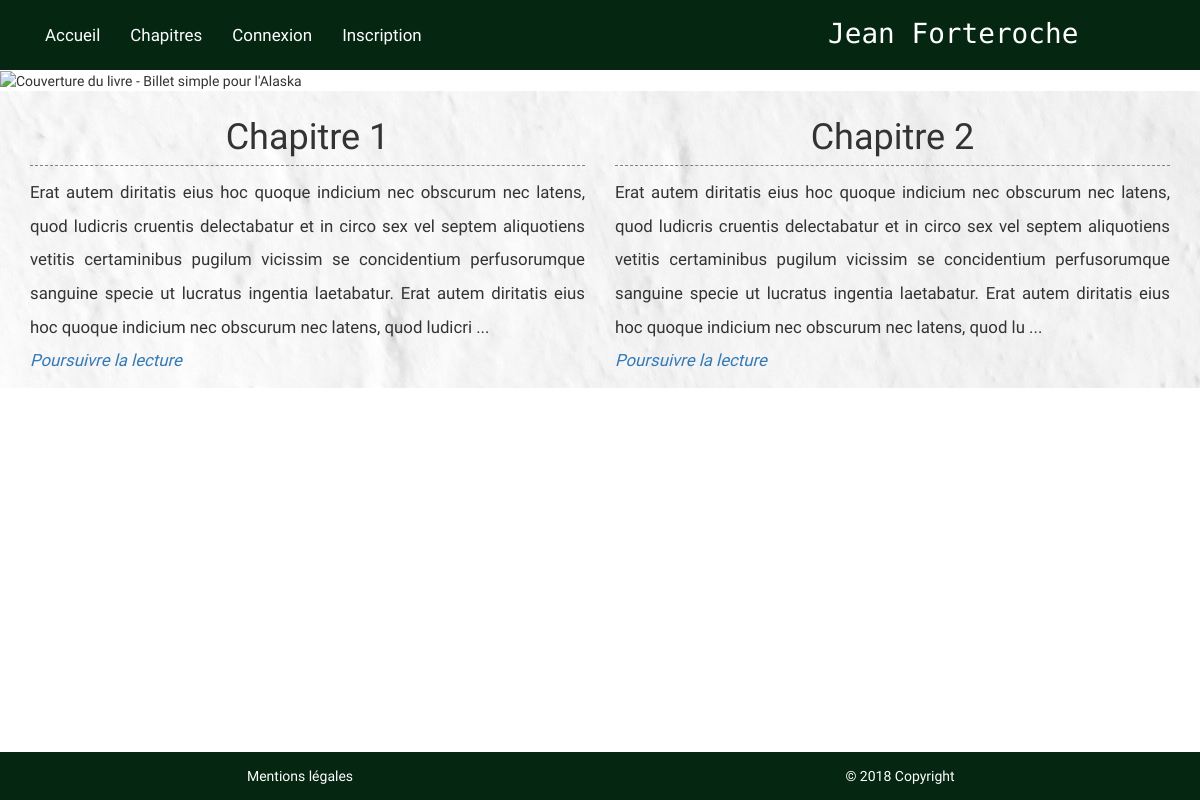
The page / on the database its author committed.
### tables this page shows
CREATE TABLE `articles` (
  `id` int(11) NOT NULL,
  `title` varchar(255) NOT NULL,
  `content` text NOT NULL
);

### controller/PostController.php (called while the page is built, shortened)
<?php
require_once('model/PostManager.php');
class PostController extends Controller {
    private $postManager;
    public function __construct() {
        $this->postManager = new PostManager();
    }
    public function index() {
        $posts = $this->postManager->getPosts();
        $view = new View('Home');
        $view->generate(array('posts' => $posts));
    }
}

### Framework/Router.php (called while the page is built, shortened)
<?php
class Router {
    public function requestRouter() {
        try {
            $request = new Request(array_merge($_GET, $_POST));
            $controller = $this->createController($request);
            $action = $this->createAction($request);
            $controller->executeAction($action);
        }
        catch (Exception $e) {
            $this->manageError($e);
        }
    }
    private function createController(Request $request) {
        $controller = "Post";
        $classController = $controller . "Controller";
        $fileController = "controller/" . $classController . ".php";
        if (file_exists($fileController)) {
            $controller = new $classController();
            $controller->setRequest($request);
            return $controller;
        }
        else
            throw new Exception("Fichier '$fileController' introuvable");
    }
    private function createAction(Request $request) {
        $action = "index";
        return $action;
    }
}

### index.php (called while the page is built, shortened)
<?php
require('Framework/Router.php');
$router = new Router ();
$router->requestRouter();

### Framework/Manager.php (called while the page is built, shortened)
<?php
abstract class Manager {
    private $db;
    protected function executeARequest($sql, $params = null) {
        if ($params == null) {
            $result = $this->getDb()->query($sql);
        } else {
            $result = $this->getDb()->prepare($sql);
            $result->execute($params);
        }
        return $result;
    }
    public function getDb() {
        if ($this->db == null) {
            $this->db = new PDO('mysql:host=localhost;dbname=blog;charset=utf8', 'root', '');
        }
        return $this->db;
    }
}

### model/PostManager.php (called while the page is built, shortened)
<?php
require_once("Framework/Manager.php");
require_once("model/entities/Post.php");
class PostManager extends Manager
{
    public function getPosts($start = 0, $articlesPerPage = 2)
    {
        $results = $this->executeARequest('SELECT id, title, content FROM articles LIMIT ' .$articlesPerPage. ' OFFSET ' .$start);
        $posts = [];
        foreach ($results as $element){
            $post = new Post($element);
            $posts[] = $post;
        }
        return $posts;
    }
}

### model/entities/Post.php (called while the page is built, shortened)
<?php
class Post{
    private $id, $title, $content ;
    public function hydrate(array $data)
    {
        foreach ($data as $key => $value)
        {
            $method = 'set'.ucfirst($key);
        }
    }
    public function getId()
    {
        return $this->id;
    }
    public function setId($id)
    {
        $this->id = $id;
    }
    public function getTitle()
    {
        return $this->title;
    }
    public function setTitle($title)
    {
        $this->title = htmlspecialchars($title);
    }
    public function getContent()
    {
        return $this->content;
    }
    public function setContent($content)
    {
        $this->content = htmlspecialchars($content);
    }
}

### view/HomeView.php (the view, shortened to what this page needs)
<img id="img" src="./public/images/img.jpg" alt="Couverture du livre - Billet simple pour l'Alaska"/>
<div class="homeView container-fluid">
    <div class="container">
        <div class="row">
            <?php
            foreach($posts as $key => $post)
            if ($key < 2)
                { ?>
                    <article class="col-xs-12 col-sm-12 col-md-6 col-lg-6">
                    <h1 id= "titleArticleHomeView"> <?= $post->getTitle(); ?> </h1>
                    <p><?= substr($post->getContent(), 0, 350) . " ...";?>
                    <br/>
                    <em><a href="index.php?action=post&id=<?= $post->getId() ?>">Poursuivre la lecture</a></em></p>
                    </article>
                <?php } ?>
        </div>
    </div>
</div>

### public/css/styles-small.css (style rules this page uses)
body { padding-top: 5em; font-family: 'Karma', serif; background-color: white; }
#img { width: 100%; margin: auto; }
article { text-align: justify; line-height: 2; font-size: 1.2em; }
.homeView { background-image: url("fond.jpg"); margin-bottom: 2em; }
#titleArticleHomeView { padding: 0.2em; border-bottom: 1px dashed grey; text-align: center; font-family: 'Dancing Script', cursive; }

### rows shown on the page
articles: title "Chapitre 1", content "Erat autem diritatis eius hoc quoque indicium nec obscurum nec latens, quod ludicris cruentis delectabatur et in circo sex vel septem aliquotiens vetitis certaminibus pugilum vicissim se concidentium perfusorumque sanguine specie ut lucratus ingentia laetabatur. Erat autem diritatis eius hoc quoque indicium nec obscurum nec latens, quod ludicri"
articles: title "Chapitre 2", content "Erat autem diritatis eius hoc quoque indicium nec obscurum nec latens, quod ludicris cruentis delectabatur et in circo sex vel septem aliquotiens vetitis certaminibus pugilum vicissim se concidentium perfusorumque sanguine specie ut lucratus ingentia laetabatur. Erat autem diritatis eius hoc quoque indicium nec obscurum nec latens, quod lu"
